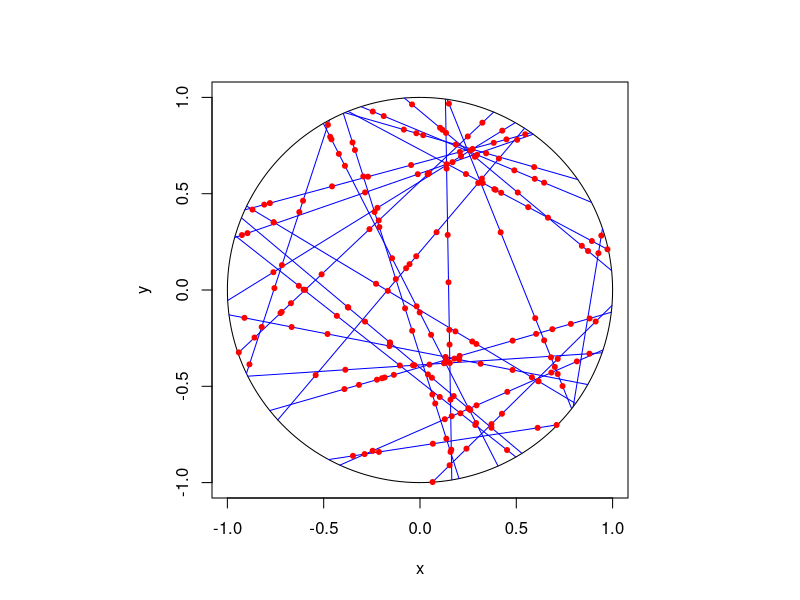

Recreate this plot in R.
# Simulate a Cox point process on a disk. 
# This Cox point process is formed by first simulating a uniform Poisson 
# line process. On each line (or segment) an independent Poisson point 
# process is then simulated.
# Author: H. Paul Keeler, 2019.
# Website: hpaulkeeler.com
# Repository: github.com/hpaulkeeler/posts
# For more details, see the post:
# hpaulkeeler.com/simulating-a-cox-point-process-based-on-a-poisson-line-process/


###START -- Parameters -- START###
#Cox (ie Poisson line-point) process parameters
lambda=4; #intensity (ie mean density) of the Poisson *line* process
mu=5; #intensity (ie mean density) of the Poisson *point* process

#Simulation disk dimensions
xx0=0; yy0=0; #center of disk
r=1; #disk radius
massLine=2*pi*r*lambda; #total measure/mass of the line process
###END -- Parameters -- END###

###START -- Simulate a Poisson line process on a disk -- START###
#Simulate Poisson point process
numbLines=rpois(1,massLine);#Poisson number of points

theta=2*pi*runif(numbLines); #choose angular component uniformly
p=r*runif(numbLines); #choose radial component uniformly
q=sqrt(r^2-p^2); #distance to circle edge (alonge line)

#calculate trig values
sin_theta=sin(theta);
cos_theta=cos(theta);

#calculate segment endpoints of Poisson line process
xx1=xx0+p*cos_theta+q*sin_theta;
yy1=yy0+p*sin_theta-q*cos_theta;
xx2=xx0+p*cos_theta-q*sin_theta;
yy2=yy0+p*sin_theta+q*cos_theta;
###END Simulate a Poisson line process on a disk END###

###START Simulate a Poisson point processes on each line START###
lengthLine=2*q; #length of each segment
massPoint=mu*lengthLine;#mass on each line
numbLinePoints=rpois(rep(1,numbLines),massPoint); #Poisson number of points on each line
numbLinePointsTotal=sum(numbLinePoints);
uu=2*runif(numbLinePointsTotal)-1; #uniform variables on (-1,1)

#replicate values to simulate points all in one step
xx0_all=rep(xx0,numbLinePointsTotal);
yy0_all=rep(yy0,numbLinePointsTotal);
p_all=rep(p,numbLinePoints);
q_all=rep(q,numbLinePoints);
sin_theta_all=rep(sin_theta,numbLinePoints);
cos_theta_all=rep(cos_theta,numbLinePoints);

#position points on Poisson lines/segments
xxPP_all=xx0_all+p_all*cos_theta_all+q_all*uu*sin_theta_all;
yyPP_all=yy0_all+p_all*sin_theta_all-q_all*uu*cos_theta_all;
### END Simulate a Poisson point processes on each line ###END

### START Plotting ###START
#plot circle
t=seq(0,2*pi,len=200);
xp=r*cos(t); yp=r*sin(t);
par(pty='s'); #use square plotting region
plot(xx0+xp,yy0+yp,xlab='x',ylab='y',type="l", col='black');

#plot segments of Poisson line process
segments(xx1,yy1,xx2,yy2,col='blue'); 
#plot Poisson points on line process
points(xxPP_all,yyPP_all,pch=20, col='red');

###END Plotting END###
